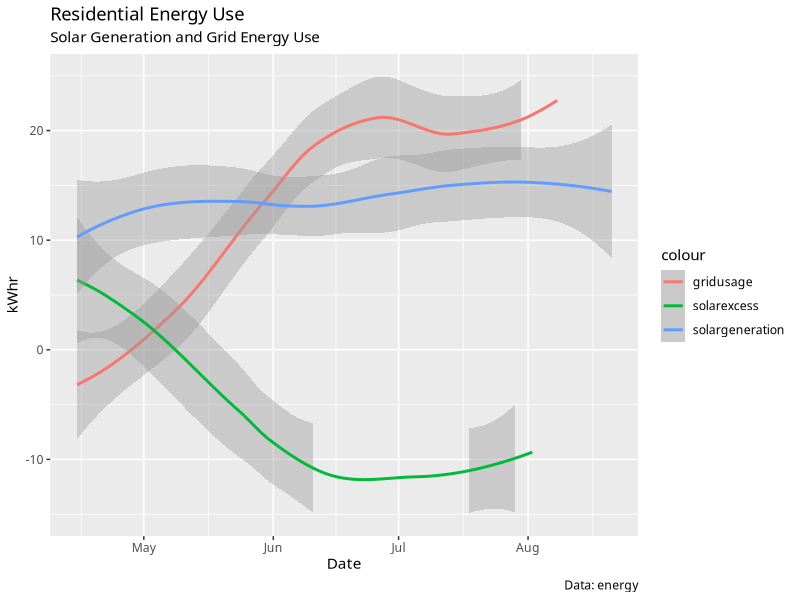
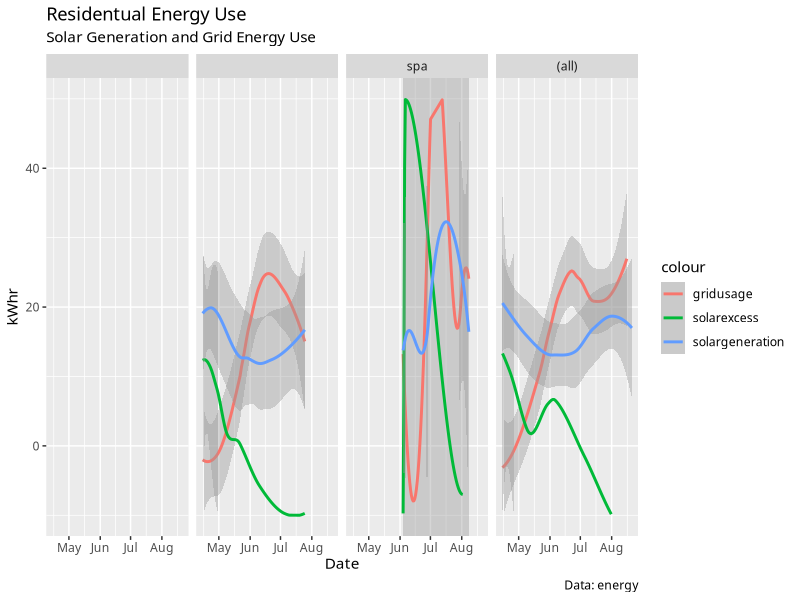

Generate these figures, in order, with R:
# R Script to plot 9 Henry Court Solar and Energy Data

# Load libraries
library(ggplot2)
library(reshape2)
library(lubridate)
library(dplyr)

# Import raw data
energy <- read.csv(file="energy-water.csv")
head(energy)
energy

# Format date column
cleandates <- as.Date(energy[,1], format="%d %b %y")
head(cleandates)

# Replace date column with well formed dates
energy[,1] <- cleandates
head(energy)
energy

# Calculate day deltas
energy <- mutate(energy, daydelta = energy$date - lag(energy$date, 1))
energy$daydelta <- as.numeric(energy$daydelta, units="days") # Convert from difftime to integer

# Zero columns
energy$fgkwh <- energy$fgkwh - 5605.7
energy$tokwh <- energy$tokwh - 7234.0
energy$solarkwh <- energy$solarkwh - 10302
summary(energy)

# Calculate daily deltas
energy <- mutate(energy, fgkwh = energy$fgkwh - lag(energy$fgkwh, 1))
energy <- mutate(energy, tokwh = energy$tokwh - lag(energy$tokwh, 1))
energy <- mutate(energy, solarkwh = energy$solarkwh - lag(energy$solarkwh, 1))
head(energy)
energy
energy <- mutate(energy, daydelta = energy$date - lag(energy$date, 1))
energy$daydelta <- as.numeric(energy$daydelta, units="days") # Convert from difftime to integer
energy <- mutate(energy, fgdelta = fgkwh / energy$daydelta, label = "fgdelta") #%>% round(.,1)
energy <- mutate(energy, todelta = tokwh / energy$daydelta, label = "todelta")
energy <- mutate(energy, solarusage = solarkwh / energy$daydelta, label = "solarusage")
head(energy)
energy

# Energy delta
energy <- mutate(energy, gridusage = (energy$fgkwh - energy$tokwh)/energy$daydelta) # Net grid energy into house
energy <- mutate(energy, solarexcess = (energy$solarkwh - energy$fgkwh)/energy$daydelta) # Solar sent to grid
energy <- mutate(energy, solargeneration = (energy$solarkwh)/energy$daydelta) # Solar generation

# Format Energy Use Plot
plot <- ggplot(data = energy, aes(x = date)) + 
scale_y_continuous(name="kWhr", limits=c(-15, 25)) +
geom_smooth(aes(x = date, y = gridusage, color = "gridusage")) + 
geom_smooth(aes(x = date, y = solarexcess, color = "solarexcess")) +
geom_smooth(aes(x = date, y = solarusage, color = "solargeneration")) +
theme(text=element_text(family="Tahoma"))
 
# Plot
plot + labs(title = "Residential Energy Use", subtitle = "Solar Generation and Grid Energy Use", x = "Date", y = "kWh", caption = "Data: energy")

# Format Energy Statistics Plot
plot2 <- ggplot(data = energy, aes(x = date)) + 
  scale_y_continuous(name="kWhr", limits=c(-10, 50)) +
  #geom_point(aes(y = gridusage, color = "gridusage")) + 
  #geom_point(aes(x = date, y = solarexcess, color = "solarexcess")) +
  #geom_point(aes(x = date, y = solarusage, color = "solargeneration")) +
  geom_smooth(aes(y = gridusage, color = "gridusage")) + 
  geom_smooth(aes(x = date, y = solarexcess, color = "solarexcess")) +
  geom_smooth(aes(x = date, y = solarusage, color = "solargeneration")) +
  facet_grid(. ~ usecase, margins = TRUE) +
  theme(text=element_text(family="Tahoma"))

# Plot
plot2 + labs(title = "Residentual Energy Use", subtitle = "Solar Generation and Grid Energy Use", x = "Date", y = "kWh", caption = "Data: energy")


